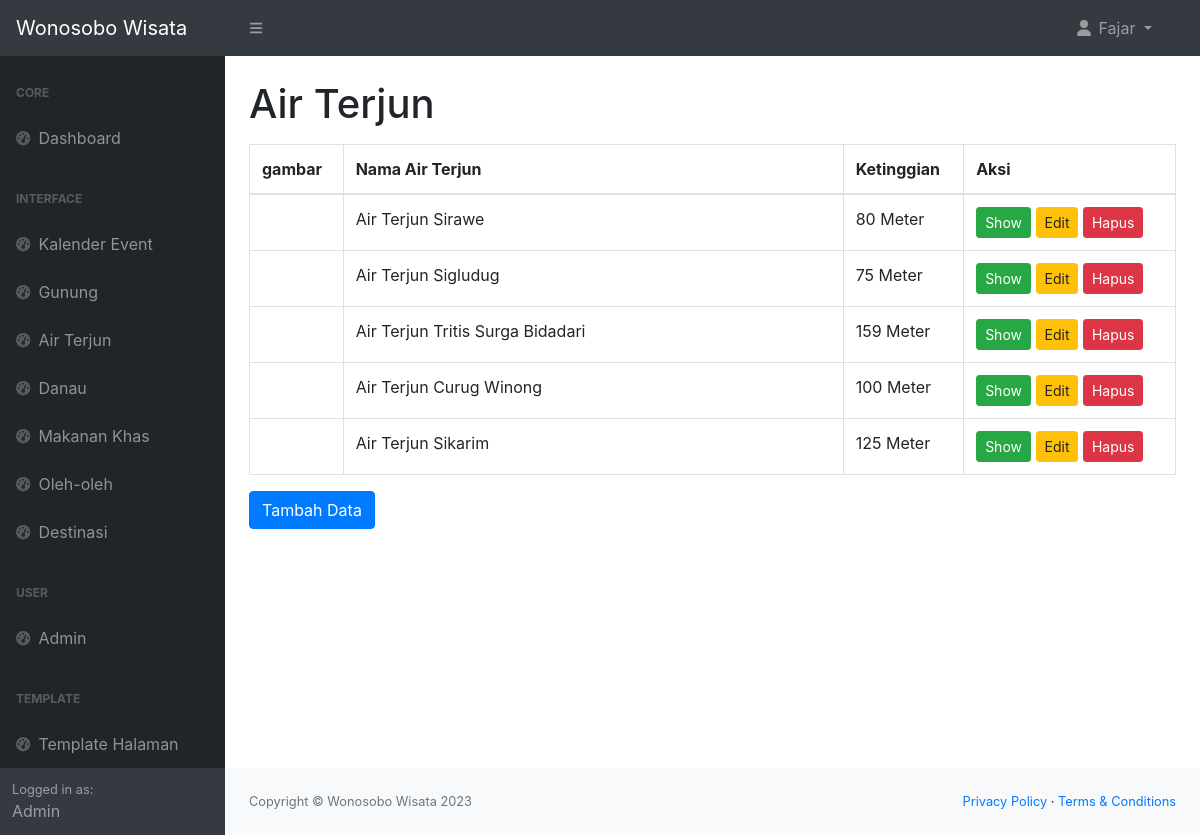
The app's page /admin/air_terjun.php (signed in) with its own data.
### tables this page shows
CREATE TABLE `tabel_air_terjun` (
  `air_terjun_id` int(11) NOT NULL,
  `img_air_terjun` text NOT NULL,
  `nama_air_terjun` varchar(255) NOT NULL,
  `deskripsi_air_terjun` text NOT NULL,
  `link_google_maps_air_terjun` varchar(500) NOT NULL,
  `ketinggian_air_terjun` int(10) NOT NULL
);

### admin/air_terjun.php (the view, shortened to what this page needs)
<!DOCTYPE html>
<html lang="en">
<head>
    <link href="https://cdn.jsdelivr.net/npm/simple-datatables@7.1.2/dist/style.min.css" rel="stylesheet" />
    <link href="css/styles.css" rel="stylesheet" />
    <link rel="stylesheet" href="https://maxcdn.bootstrapcdn.com/bootstrap/4.0.0/css/bootstrap.min.css">
</head>
<body>
    <?php include 'navbar.php'; ?>
    <div id="layoutSidenav">
        <div id="layoutSidenav_nav">
            <?php include 'sidebar.php'; ?>
        </div>
        <div id="layoutSidenav_content">
            <main>
                <div class="container-fluid px-4">
                    <h1 class="mt-4">Air Terjun</h1>
                    <div class="table-responsive mt-3">
                        <table class="table table-bordered">
                            <thead>
                                <tr>
                                    <th>gambar</th>
                                    <th>Nama Air Terjun</th>
                                    <th>Ketinggian</th>
                                    <th>Aksi</th>
                                </tr>
                            </thead>
                            <tbody>
                                <?php
                                include '../connect.php';
                                $query = "SELECT * FROM tabel_air_terjun ORDER BY air_terjun_id DESC";
                                $datas = $conn->query($query);
                                foreach ($datas as $data) :
                                ?>
                                    <tr>
                                        <td>
                                        </td>
                                        <td style="width: 500px;">
                                            <?= $data['nama_air_terjun'] ?>
                                        </td>
                                        <td>
                                            <?= $data['ketinggian_air_terjun'] ?> Meter
                                        </td>
                                        <td>
                                            <button type="button" class="btn btn-success btn-sm" data-toggle="modal" data-target="#showDataModal<?= $data['air_terjun_id'] ?>">Show</button>
                                            <button type="button" class="btn btn-warning btn-sm" data-toggle="modal" data-target="#editDataModal<?= $data['air_terjun_id'] ?>">Edit</button>
                                            <button type="button" class="btn btn-danger btn-sm" data-toggle="modal" data-target="#hapusDataModal<?= $data['air_terjun_id'] ?>">Hapus</button>
                                        </td>
                                    </tr>
                                <?php endforeach ?>
                            </tbody>
                        </table>
                    </div>
                    <button type="button" class="btn btn-primary" data-toggle="modal" data-target="#tambahDataModal">
                        Tambah Data
                    </button>
                </div>
            </main>
            <?php include 'footer.php'; ?>
        </div>
    </div>
</body>
</html>

### records on screen
tabel_air_terjun: nama_air_terjun "Air Terjun Sirawe", ketinggian_air_terjun "80"
tabel_air_terjun: nama_air_terjun "Air Terjun Sigludug", ketinggian_air_terjun "75"
tabel_air_terjun: nama_air_terjun "Air Terjun Tritis Surga Bidadari", ketinggian_air_terjun "159"
tabel_air_terjun: nama_air_terjun "Air Terjun Curug Winong", ketinggian_air_terjun "100"
tabel_air_terjun: nama_air_terjun "Air Terjun Sikarim", ketinggian_air_terjun "125"

### other values on screen
$_SESSION['nama_lengkap_user'] "Fajar"
